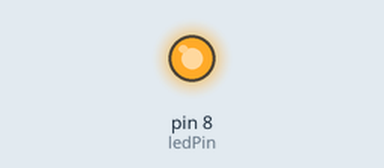
Recording of a sketch running on a simulated Arduino Uno, built with avr-gcc and run on an emulated ATmega328P. Shown: output pins drawn as LEDs (lit = HIGH).

Above: at 1.5 s.
At 4.9 s:
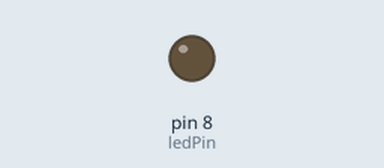
Timing chart, 0 to 6.8 s (numbered marks = the images above):
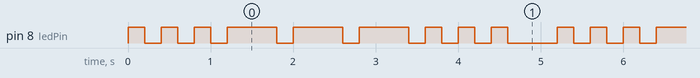

Measured:
- by itself, pin 8 (ledPin): repeats every 5.2 s: 2 × (LOW 0.20 s, HIGH 0.20 s), 3 × (LOW 0.20 s, HIGH 0.60 s), 3 × (LOW 0.20 s, HIGH 0.20 s), LOW 0.60 s, HIGH 0.20 s
- by itself, everything shown: repeats every 5.2 s, in 18 steps

The sketch:

SOS.ino
```cpp
const int ledPin = 8; // Assuming we're using the onboard LED for most Arduino boards

const int shortBlink = 200;  // Duration for short blink in milliseconds
const int longBlink = 600;   // Duration for long blink in milliseconds

const int shortPause = 200;  // Duration for short pause in milliseconds
const int longPause = 600;   // Duration for long pause between letters and repetitions

void setup() {
  pinMode(ledPin, OUTPUT);
}

void loop() {
  // S: 3 short blinks
  for (int i = 0; i < 3; i++) {
    blink(ledPin, shortBlink);
    delay(shortPause);
  }

  // O: 3 long blinks
  for (int i = 0; i < 3; i++) {
    blink(ledPin, longBlink);
    delay(shortPause);
  }

  // S: 3 short blinks
  for (int i = 0; i < 3; i++) {
    blink(ledPin, shortBlink);
    if (i < 2) {  // No need for a pause after the last blink, as there's a long pause afterwards
      delay(shortPause);
    }
  }

  // Pause between repetitions
  delay(longPause);
}

void blink(int pin, int duration) {
  digitalWrite(pin, HIGH);
  delay(duration);
  digitalWrite(pin, LOW);
}
```
